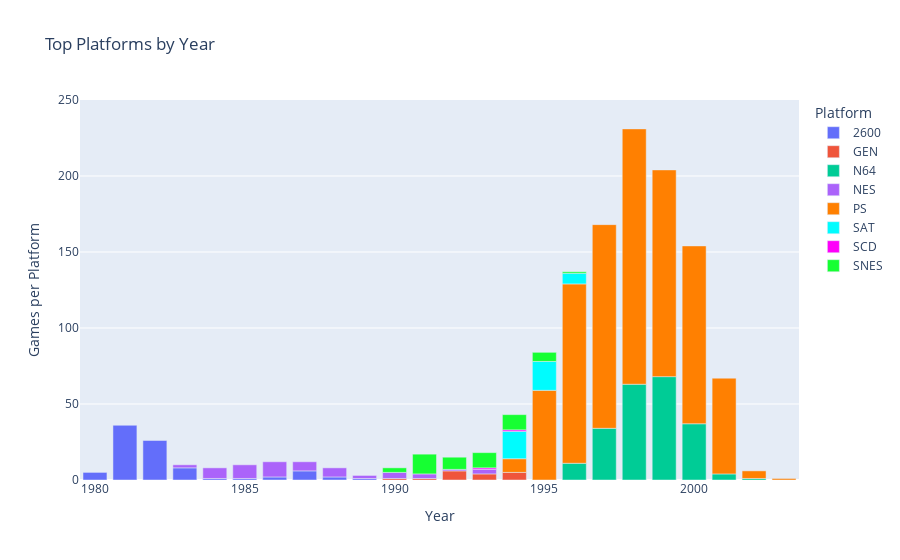

Here is the notebook cell this chart was saved with:
### Code cell
# games by platform by year - export to HTML
fig = px.bar(games_by_year, title="Top Platforms by Year", x="Year", y="Games per Platform", 
             color="Platform", range_y=[0,250], color_discrete_sequence=palette)
fig.show()
fig.write_html("../static/img/vintageplatforms.html")

### Figure 1 — Plotly figure (JSON) as saved in the notebook; plotly's stock layout.template omitted (floating-point values rounded to 4 significant figures)
{"data": [{"alignmentgroup": "True", "hovertemplate": "Platform=2600<br>Year=%{x}<br>Games per Platform=%{y}<extra></extra>", "legendgroup": "2600", "marker": {"color": "#636EFA"}, "name": "2600", "offsetgroup": "2600", "orientation": "v", "showlegend": true, "textposition": "auto", "type": "bar", "x": [1980, 1981, 1982, 1983, 1984, 1985, 1986, 1987, 1988, 1989], "xaxis": "x", "y": [5, 36, 26, 8, 1, 1, 2, 6, 2, 1], "yaxis": "y"}, {"alignmentgroup": "True", "hovertemplate": "Platform=GEN<br>Year=%{x}<br>Games per Platform=%{y}<extra></extra>", "legendgroup": "GEN", "marker": {"color": "#EF553B"}, "name": "GEN", "offsetgroup": "GEN", "orientation": "v", "showlegend": true, "textposition": "auto", "type": "bar", "x": [1990, 1991, 1992, 1993, 1994], "xaxis": "x", "y": [1, 1, 6, 4, 5], "yaxis": "y"}, {"alignmentgroup": "True", "hovertemplate": "Platform=N64<br>Year=%{x}<br>Games per Platform=%{y}<extra></extra>", "legendgroup": "N64", "marker": {"color": "#00CC96"}, "name": "N64", "offsetgroup": "N64", "orientation": "v", "showlegend": true, "textposition": "auto", "type": "bar", "x": [1996, 1997, 1998, 1999, 2000, 2001, 2002], "xaxis": "x", "y": [11, 34, 63, 68, 37, 4, 1], "yaxis": "y"}, {"alignmentgroup": "True", "hovertemplate": "Platform=NES<br>Year=%{x}<br>Games per Platform=%{y}<extra></extra>", "legendgroup": "NES", "marker": {"color": "#AB63FA"}, "name": "NES", "offsetgroup": "NES", "orientation": "v", "showlegend": true, "textposition": "auto", "type": "bar", "x": [1983, 1984, 1985, 1986, 1987, 1988, 1989, 1990, 1991, 1992, 1993], "xaxis": "x", "y": [2, 7, 9, 10, 6, 6, 2, 4, 3, 1, 3], "yaxis": "y"}, {"alignmentgroup": "True", "hovertemplate": "Platform=PS<br>Year=%{x}<br>Games per Platform=%{y}<extra></extra>", "legendgroup": "PS", "marker": {"color": "#ff8001"}, "name": "PS", "offsetgroup": "PS", "orientation": "v", "showlegend": true, "textposition": "auto", "type": "bar", "x": [1994, 1995, 1996, 1997, 1998, 1999, 2000, 2001, 2002, 2003], "xaxis": "x", "y": [9, 59, 118, 134, 168, 136, 117, 63, 5, 1], "yaxis": "y"}, {"alignmentgroup": "True", "hovertemplate": "Platform=SAT<br>Year=%{x}<br>Games per Platform=%{y}<extra></extra>", "legendgroup": "SAT", "marker": {"color": "#00fcfe"}, "name": "SAT", "offsetgroup": "SAT", "orientation": "v", "showlegend": true, "textposition": "auto", "type": "bar", "x": [1994, 1995, 1996], "xaxis": "x", "y": [18, 19, 7], "yaxis": "y"}, {"alignmentgroup": "True", "hovertemplate": "Platform=SCD<br>Year=%{x}<br>Games per Platform=%{y}<extra></extra>", "legendgroup": "SCD", "marker": {"color": "#FE00FA"}, "name": "SCD", "offsetgroup": "SCD", "orientation": "v", "showlegend": true, "textposition": "auto", "type": "bar", "x": [1993, 1994], "xaxis": "x", "y": [1, 1], "yaxis": "y"}, {"alignmentgroup": "True", "hovertemplate": "Platform=SNES<br>Year=%{x}<br>Games per Platform=%{y}<extra></extra>", "legendgroup": "SNES", "marker": {"color": "#16FF32"}, "name": "SNES", "offsetgroup": "SNES", "orientation": "v", "showlegend": true, "textposition": "auto", "type": "bar", "x": [1990, 1991, 1992, 1993, 1994, 1995, 1996], "xaxis": "x", "y": [3, 13, 8, 10, 10, 6, 1], "yaxis": "y"}], "layout": {"barmode": "relative", "legend": {"title": {"text": "Platform"}, "tracegroupgap": 0}, "title": {"text": "Top Platforms by Year"}, "xaxis": {"anchor": "y", "domain": [0, 1], "title": {"text": "Year"}}, "yaxis": {"anchor": "x", "domain": [0, 1], "range": [0, 250], "title": {"text": "Games per Platform"}}}}
